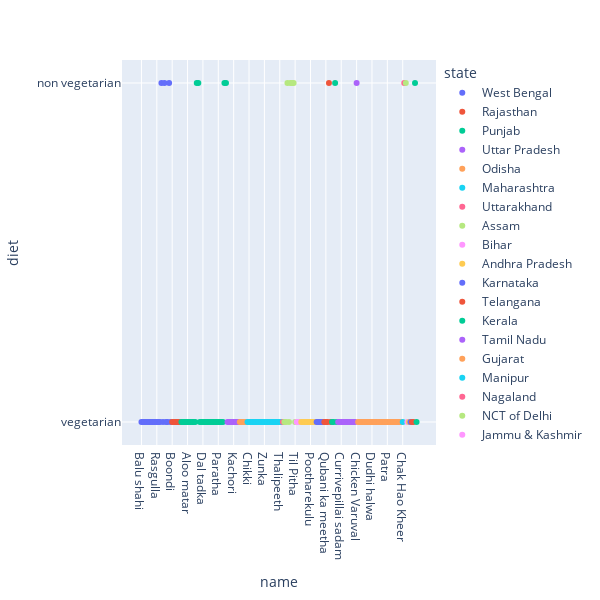

The notebook cell this image was saved under:
### Code cell
fig = px.scatter(df, x="name", y="diet", color="state",
                  hover_data=['state'] ,  size_max=40,
    width=600,
    height=600)
fig.show()

### Figure 1 — Plotly figure (JSON) as saved in the notebook; plotly's stock layout.template omitted (floating-point values rounded to 4 significant figures)
{"data": [{"customdata": [["West Bengal"], ["West Bengal"], ["West Bengal"], ["West Bengal"], ["West Bengal"], ["West Bengal"], ["West Bengal"], ["West Bengal"], ["West Bengal"], ["West Bengal"], ["West Bengal"], ["West Bengal"], ["West Bengal"], ["West Bengal"], ["West Bengal"], ["West Bengal"], ["West Bengal"], ["West Bengal"], ["West Bengal"], ["West Bengal"]], "hovertemplate": "state=%{customdata[0]}<br>name=%{x}<br>diet=%{y}<extra></extra>", "legendgroup": "West Bengal", "marker": {"color": "#636efa", "symbol": "circle"}, "mode": "markers", "name": "West Bengal", "orientation": "v", "showlegend": true, "type": "scatter", "x": ["Balu shahi", "Gulab jamun", "Imarti", "Kalakand", "Cham cham", "Ledikeni", "Mihidana", "Misti doi", "Pantua", "Ras malai", "Rasgulla", "Sandesh", "Adhirasam", "Chicken razala", "Daal puri", "Chingri malai curry", "Goja", "Mishti Chholar Dal", "Prawn malai curry", "Shukto"], "xaxis": "x", "y": ["vegetarian", "vegetarian", "vegetarian", "vegetarian", "vegetarian", "vegetarian", "vegetarian", "vegetarian", "vegetarian", "vegetarian", "vegetarian", "vegetarian", "vegetarian", "non vegetarian", "vegetarian", "non vegetarian", "vegetarian", "vegetarian", "non vegetarian", "vegetarian"], "yaxis": "y"}, {"customdata": [["Rajasthan"], ["Rajasthan"], ["Rajasthan"], ["Rajasthan"], ["Rajasthan"], ["Rajasthan"]], "hovertemplate": "state=%{customdata[0]}<br>name=%{x}<br>diet=%{y}<extra></extra>", "legendgroup": "Rajasthan", "marker": {"color": "#EF553B", "symbol": "circle"}, "mode": "markers", "name": "Rajasthan", "orientation": "v", "showlegend": true, "type": "scatter", "x": ["Boondi", "Ghevar", "Daal baati churma", "Pattor", "Gatta curry", "Churma Ladoo"], "xaxis": "x", "y": ["vegetarian", "vegetarian", "vegetarian", "vegetarian", "vegetarian", "vegetarian"], "yaxis": "y"}, {"customdata": [["Punjab"], ["Punjab"], ["Punjab"], ["Punjab"], ["Punjab"], ["Punjab"], ["Punjab"], ["Punjab"], ["Punjab"], ["Punjab"], ["Punjab"], ["Punjab"], ["Punjab"], ["Punjab"], ["Punjab"], ["Punjab"], ["Punjab"], ["Punjab"], ["Punjab"], ["Punjab"], ["Punjab"], ["Punjab"], ["Punjab"], ["Punjab"], ["Punjab"], ["Punjab"], ["Punjab"], ["Punjab"], ["Punjab"], ["Punjab"]], "hovertemplate": "state=%{customdata[0]}<br>name=%{x}<br>diet=%{y}<extra></extra>", "legendgroup": "Punjab", "marker": {"color": "#00cc96", "symbol": "circle"}, "mode": "markers", "name": "Punjab", "orientation": "v", "showlegend": true, "type": "scatter", "x": ["Gajar ka halwa", "Lassi", "Aloo gobi", "Aloo tikki", "Aloo matar", "Aloo methi", "Aloo shimla mirch", "Bhatura", "Bhindi masala", "Chana masala", "Chicken Tikka masala", "Chicken Tikka", "Chole bhature", "Dal makhani ", "Dal tadka", "Kadai paneer", "Karela bharta", "Makki di roti sarson da saag", "Misi roti", "Mushroom do pyaza", "Mushroom matar", "Palak paneer", "Paneer butter masala", "Paneer tikka masala", "Paratha", "Pindi chana", "Shahi paneer", "Vegetable jalfrezi", "Tandoori Chicken", "Tandoori Fish Tikka"], "xaxis": "x", "y": ["vegetarian", "vegetarian", "vegetarian", "vegetarian", "vegetarian", "vegetarian", "vegetarian", "vegetarian", "vegetarian", "vegetarian", "non vegetarian", "non vegetarian", "vegetarian", "vegetarian", "vegetarian", "vegetarian", "vegetarian", "vegetarian", "vegetarian", "vegetarian", "vegetarian", "vegetarian", "vegetarian", "vegetarian", "vegetarian", "vegetarian", "vegetarian", "vegetarian", "non vegetarian", "non vegetarian"], "yaxis": "y"}, {"customdata": [["Uttar Pradesh"], ["Uttar Pradesh"], ["Uttar Pradesh"], ["Uttar Pradesh"], ["Uttar Pradesh"], ["Uttar Pradesh"], ["Uttar Pradesh"], ["Uttar Pradesh"]], "hovertemplate": "state=%{customdata[0]}<br>name=%{x}<br>diet=%{y}<extra></extra>", "legendgroup": "Uttar Pradesh", "marker": {"color": "#ab63fa", "symbol": "circle"}, "mode": "markers", "name": "Uttar Pradesh", "orientation": "v", "showlegend": true, "type": "scatter", "x": ["Jalebi", "Petha", "Rabri", "Sohan halwa", "Kachori", "Kofta", "Lauki ke kofte", "Navrattan korma"], "xaxis": "x", "y": ["vegetarian", "vegetarian", "vegetarian", "vegetarian", "vegetarian", "vegetarian", "vegetarian", "vegetarian"], "yaxis": "y"}, {"customdata": [["Odisha"], ["Odisha"], ["Odisha"], ["Odisha"], ["Odisha"]], "hovertemplate": "state=%{customdata[0]}<br>name=%{x}<br>diet=%{y}<extra></extra>", "legendgroup": "Odisha", "marker": {"color": "#FFA15A", "symbol": "circle"}, "mode": "markers", "name": "Odisha", "orientation": "v", "showlegend": true, "type": "scatter", "x": ["Phirni", "Chhena jalebi", "Chhena poda", "Kheer sagar", "Rasabali"], "xaxis": "x", "y": ["vegetarian", "vegetarian", "vegetarian", "vegetarian", "vegetarian"], "yaxis": "y"}, {"customdata": [["Maharashtra"], ["Maharashtra"], ["Maharashtra"], ["Maharashtra"], ["Maharashtra"], ["Maharashtra"], ["Maharashtra"], ["Maharashtra"], ["Maharashtra"], ["Maharashtra"], ["Maharashtra"], ["Maharashtra"], ["Maharashtra"], ["Maharashtra"], ["Maharashtra"], ["Maharashtra"], ["Maharashtra"], ["Maharashtra"], ["Maharashtra"], ["Maharashtra"], ["Maharashtra"], ["Maharashtra"], ["Maharashtra"]], "hovertemplate": "state=%{customdata[0]}<br>name=%{x}<br>diet=%{y}<extra></extra>", "legendgroup": "Maharashtra", "marker": {"color": "#19d3f3", "symbol": "circle"}, "mode": "markers", "name": "Maharashtra", "orientation": "v", "showlegend": true, "type": "scatter", "x": ["Sheera", "Chikki", "Anarsa", "Dhondas", "Mahim halwa", "Modak", "Shankarpali", "Shrikhand", "Sutar feni", "Poha", "Amti", "Zunka", "Coconut vadi", "Chakali", "Kombdi vade", "Koshimbir", "Pav Bhaji", "Puri Bhaji", "Sabudana Khichadi", "Sukhdi", "Surnoli", "Thalipeeth", "Veg Kolhapuri"], "xaxis": "x", "y": ["vegetarian", "vegetarian", "vegetarian", "vegetarian", "vegetarian", "vegetarian", "vegetarian", "vegetarian", "vegetarian", "vegetarian", "vegetarian", "vegetarian", "vegetarian", "vegetarian", "vegetarian", "vegetarian", "vegetarian", "vegetarian", "vegetarian", "vegetarian", "vegetarian", "vegetarian", "vegetarian"], "yaxis": "y"}, {"customdata": [["Uttarakhand"]], "hovertemplate": "state=%{customdata[0]}<br>name=%{x}<br>diet=%{y}<extra></extra>", "legendgroup": "Uttarakhand", "marker": {"color": "#FF6692", "symbol": "circle"}, "mode": "markers", "name": "Uttarakhand", "orientation": "v", "showlegend": true, "type": "scatter", "x": ["Singori"], "xaxis": "x", "y": ["vegetarian"], "yaxis": "y"}, {"customdata": [["Assam"], ["Assam"], ["Assam"], ["Assam"], ["Assam"], ["Assam"], ["Assam"], ["Assam"]], "hovertemplate": "state=%{customdata[0]}<br>name=%{x}<br>diet=%{y}<extra></extra>", "legendgroup": "Assam", "marker": {"color": "#B6E880", "symbol": "circle"}, "mode": "markers", "name": "Assam", "orientation": "v", "showlegend": true, "type": "scatter", "x": ["Lyangcha", "Pithe", "Maach Jhol", "Gheela Pitha", "Alu Pitika", "Masor tenga", "Haq Maas", "Til Pitha"], "xaxis": "x", "y": ["vegetarian", "vegetarian", "non vegetarian", "vegetarian", "non vegetarian", "non vegetarian", "non vegetarian", "vegetarian"], "yaxis": "y"}, {"customdata": [["Bihar"], ["Bihar"], ["Bihar"]], "hovertemplate": "state=%{customdata[0]}<br>name=%{x}<br>diet=%{y}<extra></extra>", "legendgroup": "Bihar", "marker": {"color": "#FF97FF", "symbol": "circle"}, "mode": "markers", "name": "Bihar", "orientation": "v", "showlegend": true, "type": "scatter", "x": ["Malapua", "Litti chokha", "Sattu ki roti"], "xaxis": "x", "y": ["vegetarian", "vegetarian", "vegetarian"], "yaxis": "y"}, {"customdata": [["Andhra Pradesh"], ["Andhra Pradesh"], ["Andhra Pradesh"], ["Andhra Pradesh"], ["Andhra Pradesh"], ["Andhra Pradesh"], ["Andhra Pradesh"], ["Andhra Pradesh"], ["Andhra Pradesh"], ["Andhra Pradesh"]], "hovertemplate": "state=%{customdata[0]}<br>name=%{x}<br>diet=%{y}<extra></extra>", "legendgroup": "Andhra Pradesh", "marker": {"color": "#FECB52", "symbol": "circle"}, "mode": "markers", "name": "Andhra Pradesh", "orientation": "v", "showlegend": true, "type": "scatter", "x": ["Ariselu", "Bandar laddu", "Gavvalu", "Kakinada khaja", "Palathalikalu", "Poornalu", "Pootharekulu", "Kajjikaya", "Attu", "Pesarattu"], "xaxis": "x", "y": ["vegetarian", "vegetarian", "vegetarian", "vegetarian", "vegetarian", "vegetarian", "vegetarian", "vegetarian", "vegetarian", "vegetarian"], "yaxis": "y"}, {"customdata": [["Karnataka"], ["Karnataka"], ["Karnataka"], ["Karnataka"], ["Karnataka"]], "hovertemplate": "state=%{customdata[0]}<br>name=%{x}<br>diet=%{y}<extra></extra>", "legendgroup": "Karnataka", "marker": {"color": "#636efa", "symbol": "circle"}, "mode": "markers", "name": "Karnataka", "orientation": "v", "showlegend": true, "type": "scatter", "x": ["Dharwad pedha", "Mysore pak", "Obbattu holige", "Bisi bele bath", "Koshambri"], "xaxis": "x", "y": ["vegetarian", "vegetarian", "vegetarian", "vegetarian", "vegetarian"], "yaxis": "y"}, {"customdata": [["Telangana"], ["Telangana"], ["Telangana"], ["Telangana"], ["Telangana"]], "hovertemplate": "state=%{customdata[0]}<br>name=%{x}<br>diet=%{y}<extra></extra>", "legendgroup": "Telangana", "marker": {"color": "#EF553B", "symbol": "circle"}, "mode": "markers", "name": "Telangana", "orientation": "v", "showlegend": true, "type": "scatter", "x": ["Double ka meetha", "Qubani ka meetha", "Sheer korma", "Biryani", "Shahi tukra"], "xaxis": "x", "y": ["vegetarian", "vegetarian", "vegetarian", "non vegetarian", "vegetarian"], "yaxis": "y"}, {"customdata": [["Kerala"], ["Kerala"], ["Kerala"], ["Kerala"]], "hovertemplate": "state=%{customdata[0]}<br>name=%{x}<br>diet=%{y}<extra></extra>", "legendgroup": "Kerala", "marker": {"color": "#00cc96", "symbol": "circle"}, "mode": "markers", "name": "Kerala", "orientation": "v", "showlegend": true, "type": "scatter", "x": ["Kuzhi paniyaram", "Avial", "Beef Fry", "Papadum"], "xaxis": "x", "y": ["vegetarian", "vegetarian", "non vegetarian", "vegetarian"], "yaxis": "y"}, {"customdata": [["Tamil Nadu"], ["Tamil Nadu"], ["Tamil Nadu"], ["Tamil Nadu"], ["Tamil Nadu"], ["Tamil Nadu"], ["Tamil Nadu"], ["Tamil Nadu"], ["Tamil Nadu"], ["Tamil Nadu"], ["Tamil Nadu"], ["Tamil Nadu"], ["Tamil Nadu"]], "hovertemplate": "state=%{customdata[0]}<br>name=%{x}<br>diet=%{y}<extra></extra>", "legendgroup": "Tamil Nadu", "marker": {"color": "#ab63fa", "symbol": "circle"}, "mode": "markers", "name": "Tamil Nadu", "orientation": "v", "showlegend": true, "type": "scatter", "x": ["Pongal", "Unni Appam", "Currivepillai sadam ", "Idiappam", "Keerai kootu", "Keerai sadam", "Keerai poriyal", "Kootu", "Kos kootu", "Kothamali sadam", "Kuzhakkattai", "Kuzhambu", "Chicken Varuval"], "xaxis": "x", "y": ["vegetarian", "vegetarian", "vegetarian", "vegetarian", "vegetarian", "vegetarian", "vegetarian", "vegetarian", "vegetarian", "vegetarian", "vegetarian", "vegetarian", "non vegetarian"], "yaxis": "y"}, {"customdata": [["Gujarat"], ["Gujarat"], ["Gujarat"], ["Gujarat"], ["Gujarat"], ["Gujarat"], ["Gujarat"], ["Gujarat"], ["Gujarat"], ["Gujarat"], ["Gujarat"], ["Gujarat"], ["Gujarat"], ["Gujarat"], ["Gujarat"], ["Gujarat"], ["Gujarat"], ["Gujarat"], ["Gujarat"], ["Gujarat"], ["Gujarat"], ["Gujarat"], ["Gujarat"], ["Gujarat"], ["Gujarat"], ["Gujarat"], ["Gujarat"], ["Gujarat"], ["Gujarat"]], "hovertemplate": "state=%{customdata[0]}<br>name=%{x}<br>diet=%{y}<extra></extra>", "legendgroup": "Gujarat", "marker": {"color": "#FFA15A", "symbol": "circle"}, "mode": "markers", "name": "Gujarat", "orientation": "v", "showlegend": true, "type": "scatter", "x": ["Basundi", "Doodhpak", "Saath", "Bajri no rotlo", "Chevdo", "Chorafali", "Daal Dhokli", "Kutchi dabeli", "Dhokla", "Dudhi halwa", "Gud papdi", "Handwo", "Jeera Aloo", "Keri no ras", "Khakhra", "Khandvi", "Methi na Gota", "Mohanthal", "Muthiya", "Patra", "Sev khamani", "Sev tameta", "Namakpara", "Undhiyu", "Lilva Kachori", "Khichu", "Thepla", "Khaman", "Turiya Patra Vatana sabji"], "xaxis": "x", "y": ["vegetarian", "vegetarian", "vegetarian", "vegetarian", "vegetarian", "vegetarian", "vegetarian", "vegetarian", "vegetarian", "vegetarian", "vegetarian", "vegetarian", "vegetarian", "vegetarian", "vegetarian", "vegetarian", "vegetarian", "vegetarian", "vegetarian", "vegetarian", "vegetarian", "vegetarian", "vegetarian", "vegetarian", "vegetarian", "vegetarian", "vegetarian", "vegetarian", "vegetarian"], "yaxis": "y"}, {"customdata": [["Manipur"]], "hovertemplate": "state=%{customdata[0]}<br>name=%{x}<br>diet=%{y}<extra></extra>", "legendgroup": "Manipur", "marker": {"color": "#19d3f3", "symbol": "circle"}, "mode": "markers", "name": "Manipur", "orientation": "v", "showlegend": true, "type": "scatter", "x": ["Chak Hao Kheer"], "xaxis": "x", "y": ["vegetarian"], "yaxis": "y"}, {"customdata": [["Nagaland"]], "hovertemplate": "state=%{customdata[0]}<br>name=%{x}<br>diet=%{y}<extra></extra>", "legendgroup": "Nagaland", "marker": {"color": "#FF6692", "symbol": "circle"}, "mode": "markers", "name": "Nagaland", "orientation": "v", "showlegend": true, "type": "scatter", "x": ["Galho"], "xaxis": "x", "y": ["non vegetarian"], "yaxis": "y"}, {"customdata": [["NCT of Delhi"]], "hovertemplate": "state=%{customdata[0]}<br>name=%{x}<br>diet=%{y}<extra></extra>", "legendgroup": "NCT of Delhi", "marker": {"color": "#B6E880", "symbol": "circle"}, "mode": "markers", "name": "NCT of Delhi", "orientation": "v", "showlegend": true, "type": "scatter", "x": ["Butter chicken"], "xaxis": "x", "y": ["non vegetarian"], "yaxis": "y"}, {"customdata": [["Jammu & Kashmir"]], "hovertemplate": "state=%{customdata[0]}<br>name=%{x}<br>diet=%{y}<extra></extra>", "legendgroup": "Jammu & Kashmir", "marker": {"color": "#FF97FF", "symbol": "circle"}, "mode": "markers", "name": "Jammu & Kashmir", "orientation": "v", "showlegend": true, "type": "scatter", "x": ["Dum aloo"], "xaxis": "x", "y": ["vegetarian"], "yaxis": "y"}, {"customdata": [["Chhattisgarh"]], "hovertemplate": "state=%{customdata[0]}<br>name=%{x}<br>diet=%{y}<extra></extra>", "legendgroup": "Chhattisgarh", "marker": {"color": "#FECB52", "symbol": "circle"}, "mode": "markers", "name": "Chhattisgarh", "orientation": "v", "showlegend": true, "type": "scatter", "x": ["Fara"], "xaxis": "x", "y": ["vegetarian"], "yaxis": "y"}, {"customdata": [["Haryana"]], "hovertemplate": "state=%{customdata[0]}<br>name=%{x}<br>diet=%{y}<extra></extra>", "legendgroup": "Haryana", "marker": {"color": "#636efa", "symbol": "circle"}, "mode": "markers", "name": "Haryana", "orientation": "v", "showlegend": true, "type": "scatter", "x": ["Kadhi pakoda"], "xaxis": "x", "y": ["vegetarian"], "yaxis": "y"}, {"customdata": [["Madhya Pradesh"], ["Madhya Pradesh"]], "hovertemplate": "state=%{customdata[0]}<br>name=%{x}<br>diet=%{y}<extra></extra>", "legendgroup": "Madhya Pradesh", "marker": {"color": "#EF553B", "symbol": "circle"}, "mode": "markers", "name": "Madhya Pradesh", "orientation": "v", "showlegend": true, "type": "scatter", "x": ["Laapsi", "Mawa Bati"], "xaxis": "x", "y": ["vegetarian", "vegetarian"], "yaxis": "y"}, {"customdata": [["Goa"], ["Goa"]], "hovertemplate": "state=%{customdata[0]}<br>name=%{x}<br>diet=%{y}<extra></extra>", "legendgroup": "Goa", "marker": {"color": "#00cc96", "symbol": "circle"}, "mode": "markers", "name": "Goa", "orientation": "v", "showlegend": true, "type": "scatter", "x": ["Vindaloo", "Bebinca"], "xaxis": "x", "y": ["non vegetarian", "vegetarian"], "yaxis": "y"}], "layout": {"height": 600, "legend": {"title": {"text": "state"}, "tracegroupgap": 0}, "margin": {"t": 60}, "width": 600, "xaxis": {"anchor": "y", "domain": [0, 1], "title": {"text": "name"}}, "yaxis": {"anchor": "x", "domain": [0, 1], "title": {"text": "diet"}}}}
